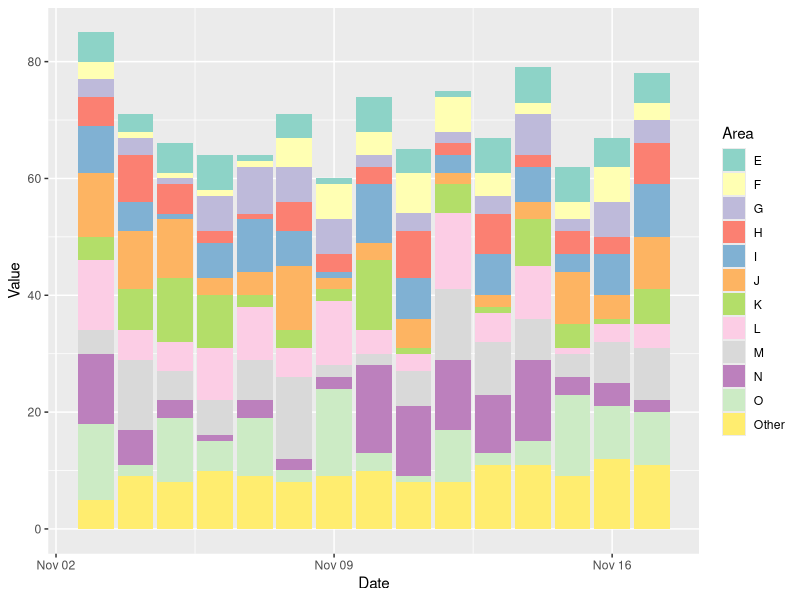

The R script that drew this image:
generate.data <- function(COLNUM = 15,ROWNUM = 15,MINVAL=1) {
    the.dates <- seq(Sys.Date()-14, by = "day", length.out = ROWNUM)
    src.data = data.frame(the.dates)
    for( i in MINVAL:(MINVAL+COLNUM-1) ) {
        src.data <- cbind(src.data,sample(seq(1,i+1),size=ROWNUM,replace=T))
    }
    names(src.data)[1] <- "Date"
    names(src.data)[2:(COLNUM+1)] <- LETTERS[1:COLNUM]
    return(src.data)
}

create.other.with.threshold <- function(the.data,THRESHOLD=6) {
    output.data <- data.frame(the.data[1])
    small.values.index <- which(sapply(the.data[2:16],max) < THRESHOLD)+1
    output.data$Other <- rowSums(the.data[small.values.index])
    output.data <- merge(output.data,the.data[,-small.values.index],by="Date")
    return(output.data)
}

create.other <- function(the.data,THRESHOLD=6,MAXNUM=0) {
    output.data <- data.frame(the.data[1])
    if (MAXNUM==0) {
        output.data <- create.other.with.threshold(the.data,THRESHOLD)
    } else {
        ## make a run with minimum threshold value
        ## increment the value until the length is equals or lower than desired number of cols
        warning("MAXNUM functionality has not yet been implemented.")
    }
    return(output.data)
}
the.data <- generate.data()
str(the.data)
other.data <- create.other(the.data)
str(other.data)

MAXNUM <- 12
col.num <- ncol(the.data)
data.cols <- col.num-1                  # Date does not count
nu.to.reduce <- data.cols - MAXNUM
cols.to.take.out <- nu.to.reduce + 1    # + the new aggregate col

library(tidyr)
clean.data <- gather(other.data,Key,Value,-Date)
clean.data$Key <- factor(clean.data$Key)
#levels(factor(clean.data$Date))
str(clean.data)

## library(dplyr)
## clean.data <- clean.data %>% select(max(Value) < 5)

library(ggplot2)
library(RColorBrewer)
require(ggthemes)
ggplot(clean.data,aes(Date,Value,fill=Key)) + geom_bar(stat="identity") +
    scale_fill_brewer("Area",palette = "Set3")
